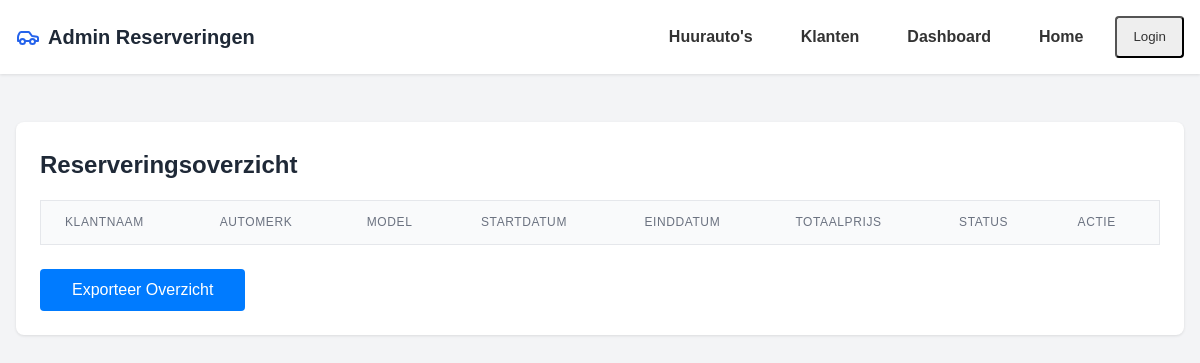
The page /Code/Adminreserveringweergave.php on the database as committed earlier.
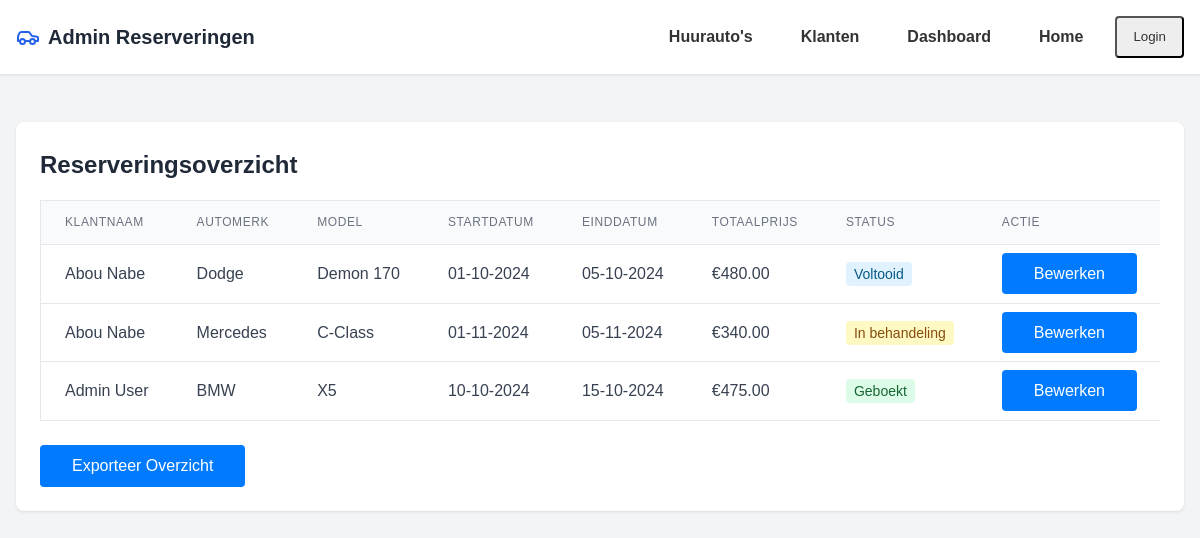
The same page on the database as committed later.
### tables this page shows
CREATE TABLE `rentals` (
  `rental_id` int(11) NOT NULL,
  `user_id` int(11) NOT NULL,
  `car_id` int(11) NOT NULL,
  `start_date` date NOT NULL,
  `end_date` date NOT NULL,
  `total_price` decimal(10,2) NOT NULL,
  `status_id` int(11) NOT NULL
);

CREATE TABLE `cars` (
  `car_id` int(11) NOT NULL,
  `make` varchar(100) NOT NULL,
  `model` varchar(100) NOT NULL,
  `year` int(11) NOT NULL,
  `price_per_day` decimal(10,2) NOT NULL,
  `availability` tinyint(1) DEFAULT 1,
  `category` varchar(50) DEFAULT NULL,
  `mileage` int(11) NOT NULL DEFAULT 0,
  `apk_date` date DEFAULT NULL
);

CREATE TABLE `rental_statuses` (
  `status_id` int(11) NOT NULL,
  `status_name` varchar(50) NOT NULL
);

### Code/Adminreserveringweergave.php (the view, shortened to what this page needs)
<?php
$host = 'localhost';
$db   = 'autoverhuur';
$user = 'root';
$pass = "";
$charset = 'utf8mb4';
$dsn = "mysql:host=$host;dbname=$db;charset=$charset";
$options = [
    PDO::ATTR_ERRMODE            => PDO::ERRMODE_EXCEPTION,
    PDO::ATTR_DEFAULT_FETCH_MODE => PDO::FETCH_ASSOC,
    PDO::ATTR_EMULATE_PREPARES   => false,
];
function getStatusDisplay($status) {
    switch(strtolower($status)) {
        case 'voltooid':
            return ['class' => 'completed', 'text' => 'Voltooid'];
        case 'geboekt':
            return ['class' => 'available', 'text' => 'Geboekt'];
        case 'in behandeling':
            return ['class' => 'pending', 'text' => 'In behandeling'];
    }
}
try {
    $pdo = new PDO($dsn, $user, $pass, $options);
    $stmt = $pdo->prepare("
        SELECT
            r.rental_id,
            CONCAT(u.first_name, ' ', u.last_name) as klantnaam,
            c.make as automerk,
            c.model as automodel,
            r.start_date as startdatum,
            r.end_date as einddatum,
            r.total_price as totaalprijs,
            rs.status_name as status
        FROM rentals r
        JOIN users u ON r.user_id = u.user_id
        JOIN cars c ON r.car_id = c.car_id
        JOIN rental_statuses rs ON r.status_id = rs.status_id
        ORDER BY u.last_name, r.start_date
    ");
    $stmt->execute();
} catch (\PDOException $e) {
    throw new \PDOException($e->getMessage(), (int)$e->getCode());
}
?>
<!DOCTYPE html>
<html lang="nl">
<head>
    <link rel="stylesheet" href="styles.css">
</head>
<body class="bg-gray-100">
    <nav class="nav-container">
         <div class="nav-content">
            <div class="logo-container">
                <h1>Admin Reserveringen</h1>
            </div>
            <div class="nav-buttons">
                <a href="#" class="nav-link">Huurauto's</a>
                <a href="#" class="nav-link">Klanten</a>
                <a href="#" class="nav-link">Dashboard</a>
                <a href="Home.html" class="nav-link">Home</a>
                <button class="nav-link login">Login</button>
            </div>
        </div>
    </nav>
    <main class="main-container">
        <div class="content-container">
            <h2>Reserveringsoverzicht</h2>
            <div class="table-container">
                <table>
                    <thead>
                        <tr>
                            <th>Klantnaam</th>
                            <th>Automerk</th>
                            <th>Model</th>
                            <th>Startdatum</th>
                            <th>Einddatum</th>
                            <th>Totaalprijs</th>
                            <th>Status</th>
                            <th>Actie</th>
                        </tr>
                    </thead>
                    <tbody>
                        <?php
                        while ($reservation = $stmt->fetch()) {
                            $statusInfo = getStatusDisplay($reservation['status']);
                            echo "<tr>";
                            echo "<td>" . htmlspecialchars($reservation['klantnaam']) . "</td>";
                            echo "<td>" . htmlspecialchars($reservation['automerk']) . "</td>";
                            echo "<td>" . htmlspecialchars($reservation['automodel']) . "</td>";
                            echo "<td>" . date('d-m-Y', strtotime($reservation['startdatum'])) . "</td>";
                            echo "<td>" . date('d-m-Y', strtotime($reservation['einddatum'])) . "</td>";
                            echo "<td>€" . number_format($reservation['totaalprijs'], 2) . "</td>";
                            echo "<td><span class='status-badge " . $statusInfo['class'] . "'>"
                                 . htmlspecialchars($statusInfo['text']) . "</span></td>";
                            echo "<td><a href='reservering_edit.php?id=" . $reservation['rental_id'] . "' class='crud-btn'>Bewerken</a></td>";
                            echo "</tr>";
                        }
                        ?>
                    </tbody>
                </table>
            </div>
            <div class="crud-button-container">
                <button class="crud-btn">Exporteer Overzicht</button>
            </div>
        </div>
    </main>
</body>
</html>

### Code/styles.css (style rules this page uses)
* { box-sizing: border-box; margin: 0; padding: 0; }
body { font-family: Arial, sans-serif; background-color: #f5f5f5; line-height: 1.6; }
.nav-link { text-decoration: none; color: #333; padding: 0.5rem 1rem; }
.login { background-color: #eee; border-radius: 4px; }
nav a { text-decoration: none; color: black; font-weight: bold; }
.crud-btn { background-color: #007bff; color: white; border: none; padding: 0.75rem 2rem; border-radius: 4px; cursor: pointer; font-size: 1rem; text-decoration: none; }
.bg-gray-100 { background-color: #f3f4f6; min-height: 100vh; }
.nav-container { background-color: white; box-shadow: 0 1px 3px 0 rgba(0, 0, 0, 0.1); padding: 1rem; }
.nav-content { max-width: 1200px; margin: 0 auto; display: flex; justify-content: space-between; align-items: center; }
.logo-container { display: flex; align-items: center; gap: 0.5rem; }
.car-icon { height: 24px; width: 24px; color: #2563eb; }
.logo-container h1 { font-size: 1.25rem; font-weight: bold; color: #1f2937; }
.nav-buttons { display: flex; gap: 1rem; }
.main-container { max-width: 1200px; margin: 2rem auto; padding: 1rem; }
.content-container { background-color: white; border-radius: 0.5rem; box-shadow: 0 1px 3px 0 rgba(0, 0, 0, 0.1); padding: 1.5rem; }
.content-container h2 { font-size: 1.5rem; font-weight: 600; color: #1f2937; margin-bottom: 1rem; }
.table-container { overflow-x: auto; }
table { width: 100%; border-collapse: collapse; background-color: white; border: 1px solid #e5e7eb; }
th { padding: 0.75rem 1.5rem; text-align: left; font-size: 0.75rem; font-weight: 500; color: #6b7280; text-transform: uppercase; letter-spacing: 0.05em; background-color: #f9fafb; }
td { padding: 1rem 1.5rem; white-space: nowrap; color: #374151; }
tbody tr { border-top: 1px solid #e5e7eb; }
.status-badge { padding: 0.25rem 0.5rem; border-radius: 9999px; font-size: 0.875rem; }
.status-badge.available { background-color: #dcfce7; color: #166534; }
.status-badge.completed { background-color: #e0f2fe; color: #075985; }
.status-badge.pending { background-color: #fef9c3; color: #854d0e; }
.crud-button-container { margin-top: 1.5rem; }
.status-badge { padding: 4px 8px; border-radius: 4px; font-size: 14px; font-weight: 500; }

Rows that differ between the two databases and show on the page:
added rentals: klantnaam "Abou Nabe", car.make "Dodge", car.model "Demon 170", start_date "01-10-2024", end_date "05-10-2024", total_price "480.00", status.status_name "Voltooid"
added rentals: klantnaam "Abou Nabe", car.make "Mercedes", car.model "C-Class", start_date "01-11-2024", end_date "05-11-2024", total_price "340.00", status.status_name "In behandeling"
added rentals: klantnaam "Admin User", car.make "BMW", car.model "X5", start_date "10-10-2024", end_date "15-10-2024", total_price "475.00", status.status_name "Geboekt"
